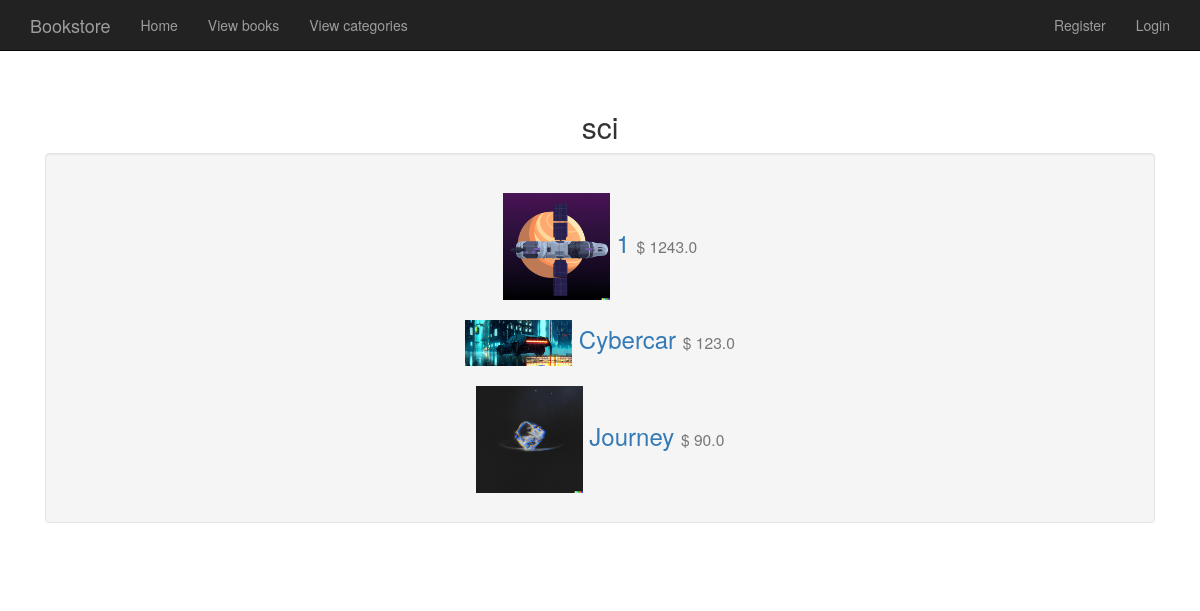
Page /category/1 on the committed database.
### app/models.py (models this page shows, shortened)
class Category(db.Model):
    id = db.Column(db.Integer, primary_key=True)
    name = db.Column(db.String(100))

class Book(db.Model):
    id = db.Column(db.Integer, primary_key=True)
    name = db.Column(db.String(255))
    price = db.Column(db.Float)
    image_path = db.Column(db.String(255))
    category_id = db.Column(db.Integer, db.ForeignKey('category.id'))
    category = db.relationship('Category', backref=db.backref('books', lazy='dynamic'))

### app/store/views.py (the view)
@store.route('/category/<id>')
def category(id):
    category = Category.query.get_or_404(id)
    return render_template('store/category.html', category=category)

### app/store/templates/store/category.html
{% extends 'home.html' %}
{% block container %}
  <div class="top-pad">
    <h2>{{ category.name }}</h2>
    <div class="well">
      {% for book in category.books %}
        <h3>
          <img src="{{ url_for('static', filename='uploads/' + book.image_path) }}" style="width:10%;"/>
          <a href="{{ url_for('store.book', id=book.id) }}">{{ book.name }}</a>
          <small>$ {{ book.price }}</small>
        </h3>
      {% endfor %}
    </div>
  </div>
{% endblock %}

### app/templates/home.html (shortened to what this page needs)
{% extends 'base.html' %}

### app/templates/base.html (shortened to what this page needs)
<!DOCTYPE html>
<html lang="en">
  <head>
    <link href="{{ url_for('static', filename='css/bootstrap.min.css') }}" rel="stylesheet">
    <link href="{{ url_for('static', filename='css/main.css') }}" rel="stylesheet">
  </head>
  <body>
    <div>
      {% include 'includes/nav.html' %}
    </div>
    <div class="container">
    {% block container %}{% endblock %}
    </div>
  </body>
</html>

### app/templates/includes/nav.html (shortened to what this page needs)
<div class="navbar navbar-inverse navbar-fixed-top" role="navigation">
    <div class="container">
      <div class="navbar-header">
        <a class="navbar-brand" href="{{ url_for('store.home') }}">Bookstore</a>
      </div>
      <div id="navbar" class="navbar-collapse collapse">
        <ul class="nav navbar-nav">
          <li class="inactive"><a href="{{ url_for('store.home') }}">Home</a></li>
          <li><a href="{{ url_for('store.books') }}">View books</a></li>
          <li><a href="{{ url_for('store.categories') }}">View categories</a></li>
        </ul>
        <ul class="nav navbar-nav navbar-right">
          {% if current_user.is_authenticated %}
          <li><a href="{{ url_for('auth.account') }}">Account</a></li>
          {% if current_user.role!="admin" %}
          <li><a href="{{ url_for('store.view_cart') }}">View Cart</a></li>
          {% endif %}
          <li><a href="{{ url_for('auth.logout') }}">Logout</a></li>
          {% else %}
          <li><a href="{{ url_for('auth.register') }}">Register</a></li>
          <li><a href="{{ url_for('auth.login') }}">Login</a></li>
          {% endif %}
        </ul>
      </div>
    </div>
  </div>

### app/static/css/main.css (style rules this page uses)
body { padding-top: 50px; }
.top-pad { padding: 40px 15px; text-align: center; }

### rows in the picture
Category: name "sci"
Book: image_path (picture), name "1", price "1243.0"
Book: image_path (picture), name "Cybercar", price "123.0"
Book: image_path (picture), name "Journey", price "90.0"
